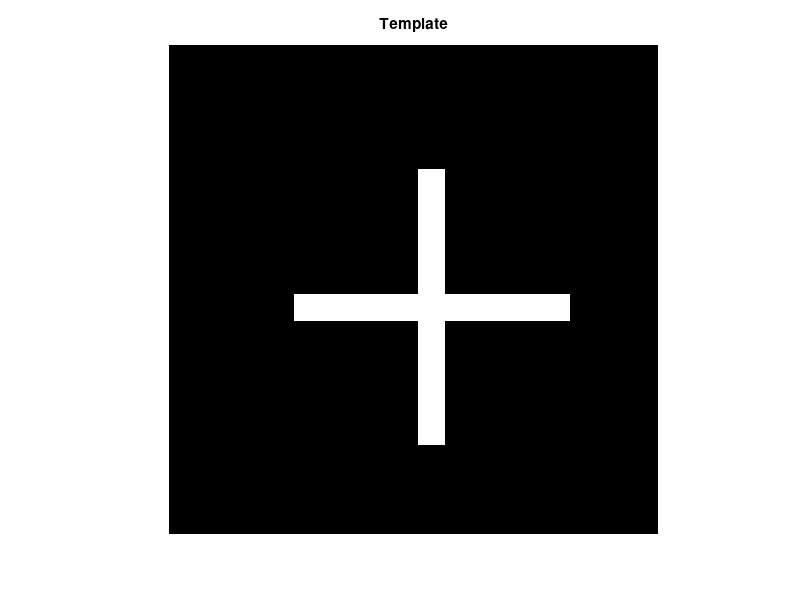
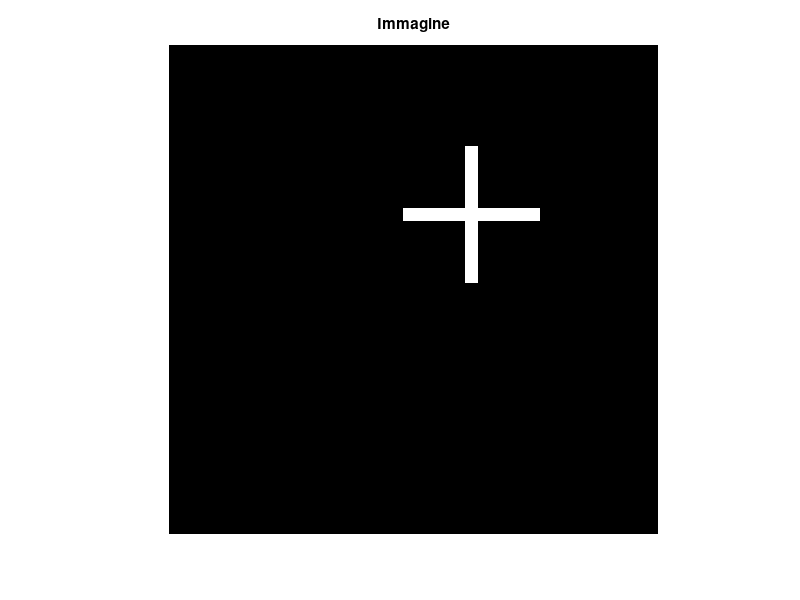
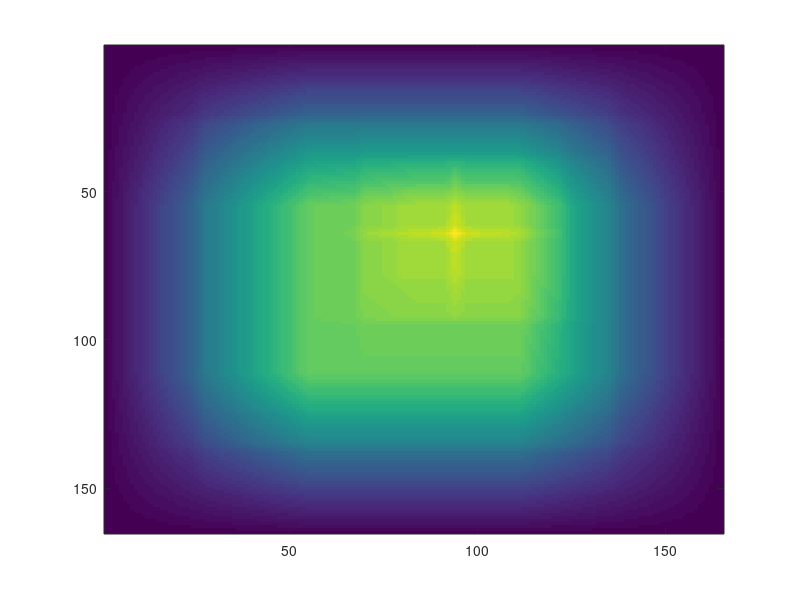

These charts were generated, in order, by the following MATLAB code:
%% Esercizio 1
% Matching 2D
% Usare la cross correlazione 2D per trovare la posizione
% del template nell'immagine
% In particolare si richiede di calcolare di quanto
% (righe-colonne) il template e' stato traslato rispetto
% all'angolo in alto a sinistra dell'immagine
%
% Suggerimento: calcolare la cross correlazione (xcorr2)
% e il template (kernel), estrarre le coordinate del massimo e 
% recuperare la posizione del kernel 
% 
% Controllare anche l'help della funzione xcorr2

clear all
close all

% Template: una croce
template = 0.2*ones(55);
template(29:31,15:45) = 0.6;
template(15:45,29:31) = 0.6;


% Immagine: si posiziona il template con un offset 
immagine = 0.2*ones(111);
offset = [10 40];
immagine(offset(1):offset(1)+size(template,1)-1, ...
         offset(2):offset(2)+size(template,2)-1) = template;

figure
imshow(template,[])
title('Template')

figure
imshow(immagine,[])
title('Immagine')


cc = xcorr2(immagine,template);
figure, imagesc(cc)


% si trovano le coordinate del massimo
maxcc = max(cc(:)); % massimo
[r,c] = find(cc == maxcc); % coordinate del massimo


% la posizione 1,1 del kernel si trova
% Riga: r-R2+1
% Colonna: c-C2+1

[R2,C2] = size(template);
corr_offset = [r-R2+1, c-C2+1];

fprintf('Offset originale: %d-%d\n',offset)
fprintf('Offset calcolato con la cross-correlazione: %d-%d\n', ...
        corr_offset)